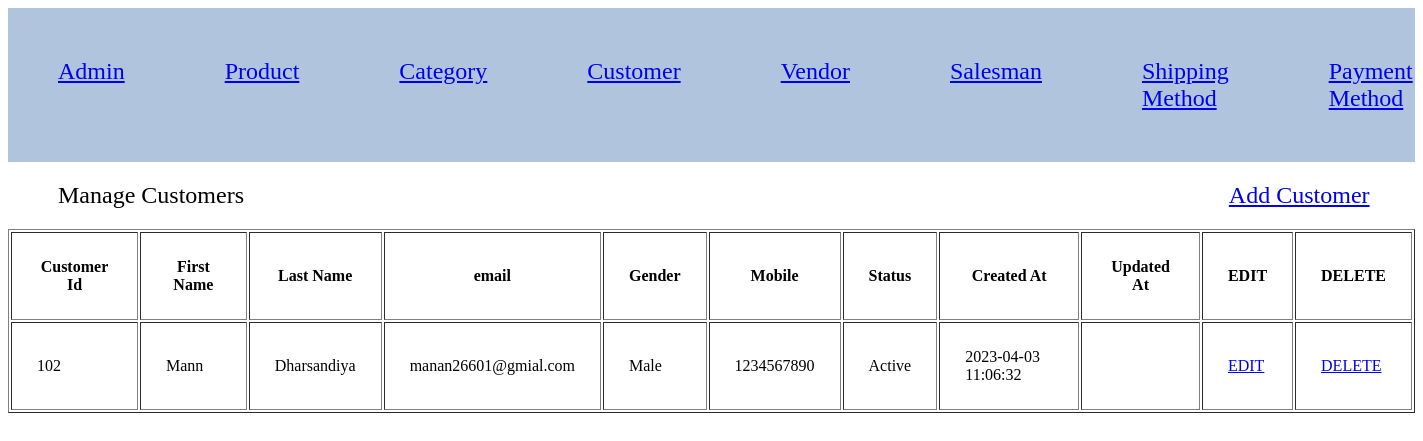
The app's page /project-manan-dharsandiya/index.php?c=customer&a=grid with its own data.
### tables this page shows
CREATE TABLE `customer` (
  `customer_id` int(11) NOT NULL,
  `first_name` varchar(255) NOT NULL,
  `last_name` varchar(255) NOT NULL,
  `email` varchar(255) NOT NULL,
  `gender` enum('1','2') NOT NULL,
  `mobile` int(10) NOT NULL,
  `status` enum('1','2') NOT NULL,
  `created_at` datetime NOT NULL,
  `updated_at` datetime DEFAULT NULL
);

### project-manan-dharsandiya/Model/Core/View.php (called while the page is built, shortened)
<?php
class Model_Core_View
{
	protected $data = [];
	protected $template = null;
	public function __get($key)
	{
		return $this->data[$key];
	}
	public function setData($data)
	{
		$this->data = $data;
		return $this;
	}
	public function setTemplate($template)
	{
		$this->template = $template;
		return $this;
	}
	public function getTemplate()
	{
		return $this->template;
	}
	public function render()
	{
		require 'View' . DS . $this->getTemplate();
	}
	public function getUrl($action = null, $controller = null, $params = [], $resetParam = false)
	{
		return Ccc::getModel('Core_Url')->getUrl($action, $controller, $params, $resetParam);
	}
}
?>

### project-manan-dharsandiya/Controller/Core/Action.php (called while the page is built, shortened)
<?php
class Controller_Core_Action
{
	protected $view = null;
	public function setView($view)
	{
		$this->view = $view;
		return $this;
	}
	public function getView()
	{
		if ($this->view) {
			return $this->view;
		}
		$view = Ccc::getModel('Core_View');
		return $view;
	}
	public function render()
	{
		return $this->getView()->render();
	}
}
?>

### project-manan-dharsandiya/Controller/Customer.php (called while the page is built, shortened)
<?php
class Controller_Customer extends Controller_Core_Action
{
	public function gridAction()
	{
		try {
			$query = "SELECT * FROM `customer` ORDER BY `first_name` DESC;";
			$customers =  Ccc::getModel('Customer_Row')->fetchAll($query);
			$this->render();
		} catch (Exception $e) {
		}
	}
}
?>

### project-manan-dharsandiya/Controller/Core/Front.php (called while the page is built, shortened)
<?php
class Controller_Core_Front
{
	public function init()
	{
		$request = Ccc::getModel('Core_Request');
		$controller = new $controllerClassName();
		$actionName = $request->getActionName().'Action';
		$controller->$actionName();
	}
}
?>

### project-manan-dharsandiya/Index.php (called while the page is built, shortened)
<?php
spl_autoload_register(function ($className) {
    $classPath = str_replace('_', '/', $className);
});
class Ccc
{
	public static function init()
	{
		$front = new Controller_Core_Front();
		$front->init();
	}
	public static function getModel($className)
	{
		return new $className();
	}
}
Ccc::init();
?>

### project-manan-dharsandiya/Model/Core/Url.php (called while the page is built, shortened)
<?php
class Model_Core_Url
{
	public function getUrl($action = null, $controller = null, $params = [], $resetParam = false)
	{
		$request = Ccc::getModel('Core_Request');
		$final = $request->getParams();
		if ($resetParam) {
			$final = [];
		}
		if ($controller) {
			$final['c'] = $controller;
		}
		else {
			$final['c'] = $request->getControllerName();
		}
		if ($action) {
			$final['a'] = $action;
		}
		else {
			$final['a'] = $request->getActionName();
		}
		if ($params) {
			$final = array_merge($final, $params);
		}
		$queryString = http_build_query($final);
		$url = $_SERVER['REQUEST_SCHEME'] . "://" . $_SERVER['HTTP_HOST'] . $_SERVER['SCRIPT_NAME'] . "?" . $queryString;
		return $url;
	}
}
?>

### project-manan-dharsandiya/Model/Core/Request.php (called while the page is built, shortened)
<?php
class Model_Core_Request
{
	public function getParams($key=null, $value=null)
	{
		if ($key == null) {
			return $_GET;
		}
		if (array_key_exists($key, $_GET)) {
			return $_GET[$key];
		}
		return $value;
	}
	public function getControllerName()
	{
		return $this->getParams('c', 'Index');
	}
}
?>

### project-manan-dharsandiya/Model/Core/Table/Row.php (called while the page is built, shortened)
<?php
class Model_Core_Table_Row
{
	protected $data = [];
	protected $table = null;
	public function setTable($table)
	{
		$this->table = $table;
		return $this;
	}
	public function getTable()
	{
		if ($this->table) {
			return $this->table;
		}
		return $this->table;
	}
	public function __get($key)
	{
		if (array_key_exists($key, $this->data)) {
			return $this->data[$key];
		}
		return null;
	}
	public function setData($data)
	{
		$this->data = array_merge($this->data, $data);
		return $this;
	}
	public function fetchAll($query)
	{
		$result = $this->getTable()->fetchAll($query);
		$rows = [];
		foreach ($result as $row) {
			 $rows[] = (new $this)->setData($row)->setTable($this->getTable());
		}
		return $rows;
	}
}
?>

### project-manan-dharsandiya/Model/Core/Adapter.php (called while the page is built, shortened)
<?php
class Model_Core_Adapter
{
	public $config = [
		'host' => 'localhost',
		'username' => 'root',
		'password' => '',
		'dbname' => 'project-manan-dharsandiya1'
	];
	public function connect(){
		$connect = mysqli_connect(
			$this->config['host'],
			$this->config['username'],
			$this->config['password'],
			$this->config['dbname']
		);
		return $connect;
	}
	public function fetchAll($query){
		$connect = $this->connect();
		$result = mysqli_query($connect, $query);
		if ($result->num_rows > 0) {
			return $result->fetch_all(MYSQLI_ASSOC);
		}
		return false;
	}
}
?>

### project-manan-dharsandiya/Model/Core/Table.php (called while the page is built, shortened)
<?php
class Model_Core_Table
{
	public function getAdapter()
	{
		$adapter = Ccc::getModel('Core_Adapter');
		return $adapter;
	}
	public function fetchAll($query)
	{
		return $this->getAdapter()->fetchAll($query);
	}
}
?>

### project-manan-dharsandiya/Model/Customer/Row.php (called while the page is built, shortened)
<?php
class Model_Customer_Row extends Model_Core_Table_Row
{
	public function getStatusOptions()
	{
		return [
			self::STATUS_ACTIVE => self::STATUS_ACTIVE_LBL,
			self::STATUS_INACTIVE => self::STATUS_INACTIVE_LBL
		];
	}
	public function getGenderOptions()
	{
		return [
			self::GENDER_MALE => self::GENDER_MALE_LBL,
			self::GENDER_FEMALE => self::GENDER_FEMALE_LBL
		];
	}
	public function getStatusText()
	{
		$statues = $this->getStatusOptions();
		if (array_key_exists($this->status, $statues)) {
			return $statues[$this->status];
		}
		return $statues[self::STATUS_DEFAULT];
	}
	public function getGenderText()
	{
		$genders = $this->getGenderOptions();
		if (array_key_exists($this->gender, $genders)) {
			return $genders[$this->gender];
		}
		return $genders[self::GENDER_DEFAULT];
	}
}
?>

### project-manan-dharsandiya/View/customer/grid.phtml (the view, shortened to what this page needs)
<?php
$customers = $this->customers;
?>
<!DOCTYPE html>
<html>
<head>
	<link rel="stylesheet" type="text/css" href="Skin/css/style.css">
</head>
<body>
	<div class="body">
		<div class="box">
			Manage Customers
		</div>
		<div class="link">
			<a href="<?php echo $this->getUrl('add', null, [], true);?>">Add Customer</a>
		</div>
	</div>
	<table width="100%" cellpadding="25%" border="1px">
		<?php if (!$customers): ?>
		<tr>
			<td colspan="8" align="center"><b>No data found.</b></td>
		</tr>
		<?php else: ?>
		<tr>
			<th>Customer Id</th>
			<th>First Name</th>
			<th>Last Name</th>
			<th>email</th>
			<th>Gender</th>
			<th>Mobile</th>
			<th>Status</th>
			<th>Created At</th>
			<th>Updated At</th>
			<th>EDIT</th>
			<th>DELETE</th>
		</tr>
		<?php foreach ($customers as $customer) : ?>
		<tr>
			<td><?php echo $customer->customer_id; ?></td>
			<td><?php echo $customer->first_name; ?></td>
			<td><?php echo $customer->last_name; ?></td>
			<td><?php echo $customer->email; ?></td>
			<td><?php echo $customer->getGenderText(); ?></td>
			<td><?php echo $customer->mobile; ?></td>
			<td><?php echo $customer->getStatusText(); ?></td>
			<td><?php echo $customer->created_at; ?></td>
			<td><?php echo $customer->updated_at; ?></td>
			<td><a href="<?php echo $this->getUrl('edit', null, ['id'=> $customer->customer_id]);?>">EDIT</a></td>
			<td><a href="<?php echo $this->getUrl('delete', null, ['id'=> $customer->customer_id]);?>">DELETE</a></td>
		</tr>
		<?php endforeach; ?>
		<?php endif; ?>
	</table>
</body>
</html>

### project-manan-dharsandiya/Skin/css/style.css (style rules this page uses)
.body { display: flex; width: 100%; margin-top: 20px; margin-bottom: 20px; font-size: 150% }
.box { margin-left: 50px; }
.link { margin-left: 70%; }

### records on screen
customer: customer_id "102", first_name "Mann", last_name "Dharsandiya", email "manan26601@gmial.com", gender "Male", mobile "1234567890", status "Active", created_at "2023-04-03 11:06:32"
